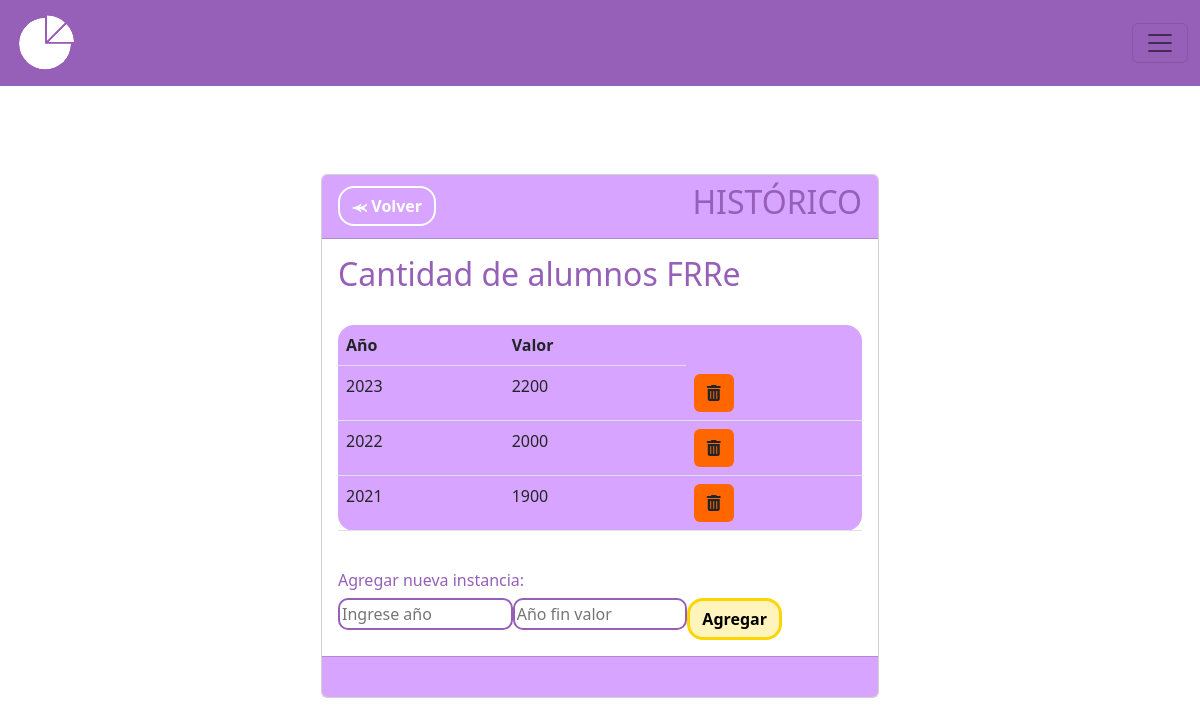
The app's page /historial-metrica/1/, older data.
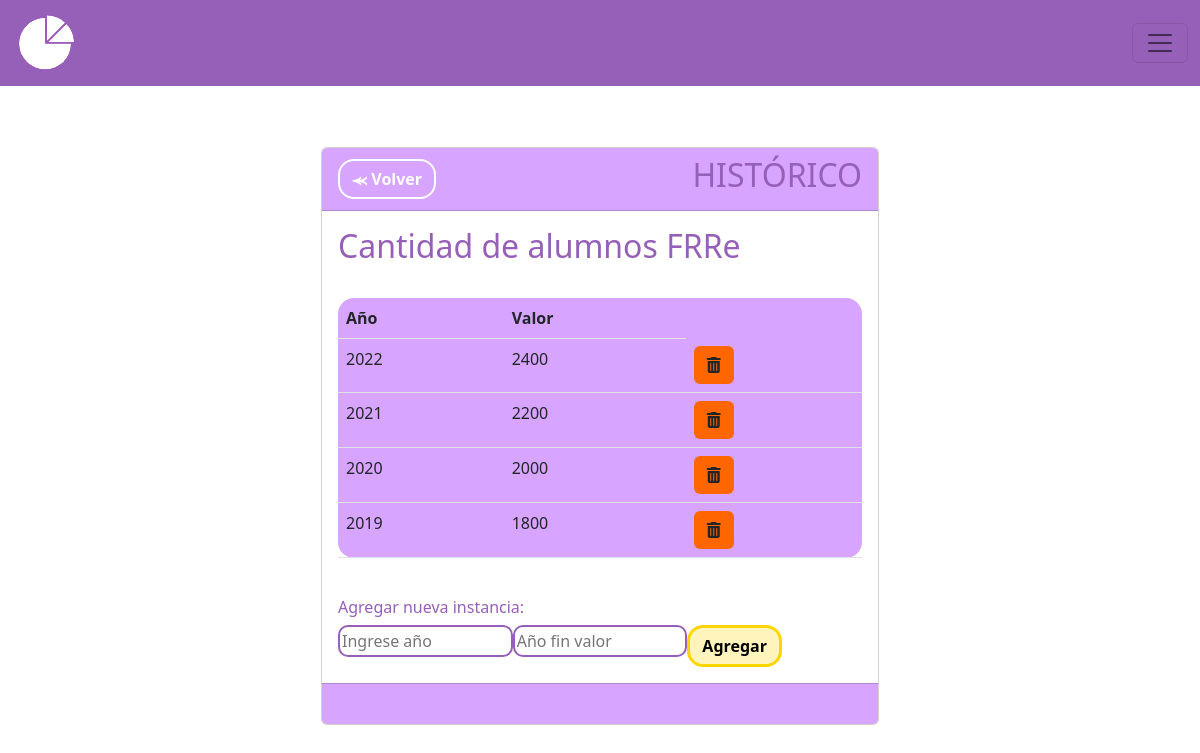
The same page, newer data.
### MIReApp/models.py (models this page shows, shortened)
class HistorialMetrica(models.Model):
    id = models.AutoField(primary_key=True)
    metrica = models.ForeignKey(Metrica, on_delete=models.CASCADE)
    año_historico = models.PositiveIntegerField()
    valor_historico = models.PositiveIntegerField()  # Agrega un valor predeterminado
    mes_historico = models.CharField(max_length=20, verbose_name='Ingrese mes:', choices=MESES, blank=True, null=True)
    año2_historico = models.PositiveIntegerField(blank=True, null=True)
    semestre_historico = models.CharField(max_length=15, verbose_name='Ingrese semestre:', choices=SEMESTRES, blank=True, null=True,)

### MIReApp/views.py (the view, shortened to what this page needs)
# urls.py: path('historial-metrica/<int:metrica_id>/', views.historial_metrica, name='historial_metrica'),
def historial_metrica(request, metrica_id, valor=0, año2=0, año=0, semestral=0, mes=0, band=False):
    metrica = Metrica.objects.get(id=metrica_id)
    formulario = InstanciaForm(request.POST or None, request.FILES or None)
    historial = HistorialMetrica.objects.filter(metrica=metrica).order_by('-año_historico')
    if band: #Si band es true entro a historial_metrica porque una metrica acaba de ser creada, entonces se debe crear su primera instancia con los datos que recibio por parametro
        historial_metrica = HistorialMetrica(metrica=metrica, año2_historico=año2, año_historico=año, semestre_historico=semestral, mes_historico=mes, valor_historico=valor)
        historial_metrica.save()
    else: #Si band es falso, no es una metrica nueva
        return render(request, 'instancias/index.html', {'metrica': metrica, 'historial': historial, 'formulario':formulario})

### MIReApp/forms.py
class InstanciaForm(forms.ModelForm):
    class Meta:
        model = HistorialMetrica
        fields = '__all__'
    def __init__(self, *args, **kwargs):
        super().__init__(*args, **kwargs)
        self.fields["año_historico"].widget.attrs.update({'placeholder': 'Ingrese año'})
        self.fields["valor_historico"].widget.attrs.update({'placeholder': 'Ingrese valor'})
        self.fields["valor_historico"].widget.attrs.update({'placeholder': 'Año fin valor'})
        self.fields["año2_historico"].widget.attrs.update({'readonly': 'readonly'})

### MIReApp/templates/instancias/index.html (shortened to what this page needs)
{% extends "base.html" %}
{% block contenido %}
<br>
<br>
<br>
<center>
<div class="card col-md-6" style="text-align: left;">
    <div class="card-header fw-bold" style="background-color: #D7A5FF;color: #000000;">
        <div style="display: flex; justify-content: space-between; align-items: center;">
            <span><a href="{% url 'metricas' %}" class="btn btn-secondary rounded-4 fw-bold" style="background-color: transparent; color: #ffff;border-color: #ffff;border-width: 2px;">⪻ Volver</a></span>
            <span><h2>HISTÓRICO</h2></span>
        </div>
    </div>
    <div class="card-body" >
                <body>
                    <h2>{{ metrica.titulo }}</h2>
                    <br>
                    <table class="table rounded-4" style="background-color: #D7A5FF; width: flex;">
                        <tr>
                            {% if metrica.frecuencia == 'Anual' %}
                                <th>Año</th>
                            {% endif %}
                            <th>Valor</th>
                        </tr>
                        {% for item in historial %}
                            <tr>
                                <td scope="row">{{ item.año_historico }}</td>
                                <td>{{ item.valor_historico }}</td>
                                <td><a class="btn eliminar-btn" data-id="{{ item.id }}" style="background-color: #f60;" role="button"><i class="fa-solid fa-trash-can"></i></a></td>
                            </tr>
                        {% endfor %}
                    </table>
                    <br>
                    <h6>Agregar nueva instancia:</h6>
                    {%  include 'instancias/form.html' %}
                </body>
    </div>
    <div class="card-footer text-muted" style="background-color: #D7A5FF;">
        <br>
    </div>
</div>
<br>
</center>
{% endblock %}

Row changes from the older to the newer data that the page shows:
changed HistorialMetrica (number 1 of 4 on the later page): año_historico "2023" → "2022"; valor_historico "2200" → "2400"
added HistorialMetrica: año_historico "2021", valor_historico "2200"
changed HistorialMetrica (number 3 of 4 on the later page): año_historico "2022" → "2020"
changed HistorialMetrica (number 4 of 4 on the later page): año_historico "2021" → "2019"; valor_historico "1900" → "1800"
